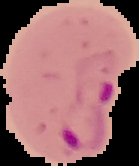
#> input picture cell_images/Parasitized/C101P62ThinF_IMG_20150918_155731_cell_63.png, 139 x 166 px; its folder holds only this picture in this run
$ jupyter execute gen_dataset.ipynb
#> lines starting #> are read from the running program, lines starting #| are printed output that depends on the picture; after the words box and inside, x2 and y2 are one past the last pixel; in counts of white or black regions, pixels touching at a corner belong together
[cell 1]
import cv2,os

[cell 2]
import csv

[cell 3]
import glob

[cell 4]
label = ["Parasitized","Uninfected"]

[cell 5]
with open('csv/dataset.csv', 'w', newline='') as csvFile:
    writer = csv.writer(csvFile)
    writer.writerow(["Label","area_0","area_1","area_2","area_3","area_4"])
    for l in label:
        dirList = glob.glob("cell_images/"+l+"/*.png")
        for img_path in dirList:
            a=[l]
            im = cv2.imread(img_path)
#> im is the input picture: shape (166, 139, 3); mean B, G, R 105.4, 103.5, 150.8
            im_gray = cv2.cvtColor(im,cv2.COLOR_BGR2GRAY)
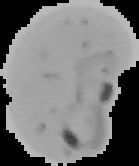
#> im_gray: shape (166, 139); min 0, max 190, mean 117.9
            ret,thresh = cv2.threshold(im_gray,127,255,0)
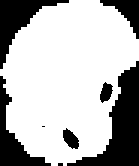
#> thresh: shape (166, 139); 70.9% white; 8 black regions (2 under 20 px)
            contours,_ = cv2.findContours(thresh,1,2)
#> contours = 4 contours, 1 with area under 20; largest, box (x1, y1, x2, y2) and area: (0, 0, 139, 166) 16456, (62, 127, 80, 150) 238, (99, 81, 114, 104) 201

            area=[]
            for i in range(10):
                try:
                    area.append(cv2.contourArea(contours[i]))
                except:
                    area.append(0)
#> after the loop, area = [238, 6, 201, 16456, 0, 0, 0, 0, 0, 0]
            area.sort(reverse=True)
            a.extend(area[i] for i in range(5))
            writer.writerow(a)
#> pass 2 of the loop `for l in label:`:
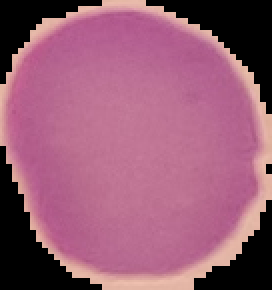
#> input picture cell_images/Uninfected/C102P63ThinF_IMG_20150918_162155_cell_119.png, 136 x 145 px (shown 2 times larger)
#> im is the input picture: shape (145, 136, 3); mean B, G, R 116.4, 91.8, 151.5
#> `im_gray = cv2.cvtColor(im,cv2.COLOR_BGR2GRAY)`:
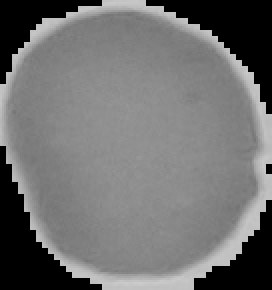
#> im_gray: shape (145, 136) (shown 2 times larger); min 0, max 203, mean 112.4
#> `ret,thresh = cv2.threshold(im_gray,127,255,0)`:
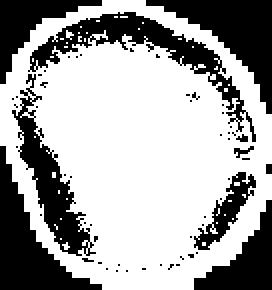
#> thresh: shape (145, 136) (shown 2 times larger); 64.7% white; 58 black regions (50 under 20 px)
#> contours = 134 contours, 126 with area under 20; largest, box (x1, y1, x2, y2) and area: (0, 0, 136, 145) 15388, (14, 5, 124, 62) 1527, (5, 47, 46, 129) 1107, (96, 85, 129, 126) 476, (122, 55, 129, 72) 42, (116, 72, 128, 80) 38, (12, 36, 19, 45) 30, (117, 66, 125, 72) 22
#> after the loop `for i in range(10):`: area = [2, 2, 2, 4, 2, 4, 5.5, 2, 2, 4]
print("Dataset Prepared")
csvFile.close()
